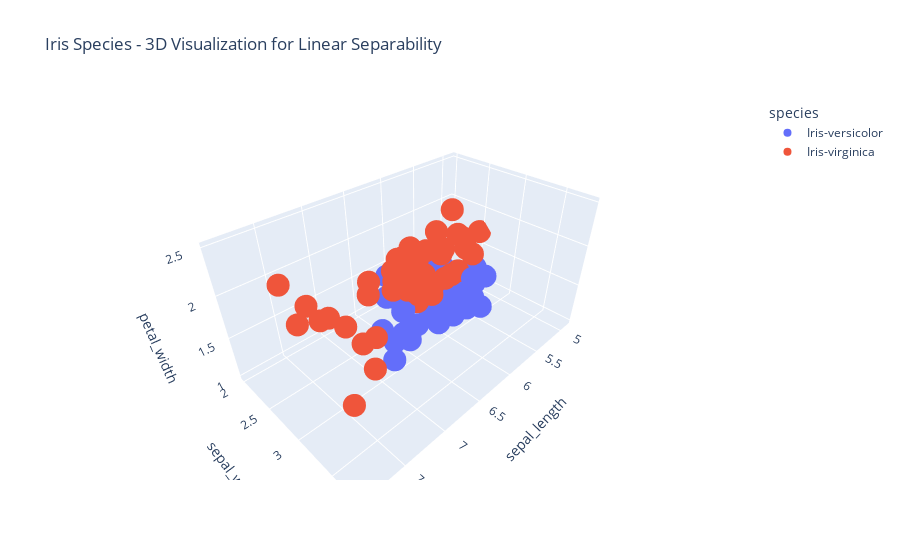

Source (notebook cell):
### Code cell
fig = px.scatter_3d(df_copy, 
                    x='sepal_length', 
                    y='sepal_width', 
                    z='petal_width',
                    color='species',
                    title='Iris Species - 3D Visualization for Linear Separability')

fig.show()

### Figure 1 — Plotly figure (JSON) as saved in the notebook; plotly's stock layout.template omitted (floating-point values rounded to 4 significant figures)
{"data": [{"hovertemplate": "species=Iris-versicolor<br>sepal_length=%{x}<br>sepal_width=%{y}<br>petal_width=%{z}<extra></extra>", "legendgroup": "Iris-versicolor", "marker": {"color": "#636efa", "symbol": "circle"}, "mode": "markers", "name": "Iris-versicolor", "scene": "scene", "showlegend": true, "type": "scatter3d", "x": [7.0, 6.4, 6.9, 5.5, 6.5, 5.7, 6.3, 4.9, 6.6, 5.2, 5.0, 5.9, 6.0, 6.1, 5.6, 6.7, 5.6, 5.8, 6.2, 5.6, 5.9, 6.1, 6.3, 6.1, 6.4, 6.6, 6.8, 6.7, 6.0, 5.7, 5.5, 5.5, 5.8, 6.0, 5.4, 6.0, 6.7, 6.3, 5.6, 5.5, 5.5, 6.1, 5.8, 5.0, 5.6, 5.7, 5.7, 6.2, 5.1, 5.7], "y": [3.2, 3.2, 3.1, 2.3, 2.8, 2.8, 3.3, 2.4, 2.9, 2.7, 2.0, 3.0, 2.2, 2.9, 2.9, 3.1, 3.0, 2.7, 2.2, 2.5, 3.2, 2.8, 2.5, 2.8, 2.9, 3.0, 2.8, 3.0, 2.9, 2.6, 2.4, 2.4, 2.7, 2.7, 3.0, 3.4, 3.1, 2.3, 3.0, 2.5, 2.6, 3.0, 2.6, 2.3, 2.7, 3.0, 2.9, 2.9, 2.5, 2.8], "z": [1.4, 1.5, 1.5, 1.3, 1.5, 1.3, 1.6, 1.0, 1.3, 1.4, 1.0, 1.5, 1.0, 1.4, 1.3, 1.4, 1.5, 1.0, 1.5, 1.1, 1.8, 1.3, 1.5, 1.2, 1.3, 1.4, 1.4, 1.7, 1.5, 1.0, 1.1, 1.0, 1.2, 1.6, 1.5, 1.6, 1.5, 1.3, 1.3, 1.3, 1.2, 1.4, 1.2, 1.0, 1.3, 1.2, 1.3, 1.3, 1.1, 1.3]}, {"hovertemplate": "species=Iris-virginica<br>sepal_length=%{x}<br>sepal_width=%{y}<br>petal_width=%{z}<extra></extra>", "legendgroup": "Iris-virginica", "marker": {"color": "#EF553B", "symbol": "circle"}, "mode": "markers", "name": "Iris-virginica", "scene": "scene", "showlegend": true, "type": "scatter3d", "x": [6.3, 5.8, 7.1, 6.3, 6.5, 7.6, 4.9, 7.3, 6.7, 7.2, 6.5, 6.4, 6.8, 5.7, 5.8, 6.4, 6.5, 7.7, 7.7, 6.0, 6.9, 5.6, 7.7, 6.3, 6.7, 7.2, 6.2, 6.1, 6.4, 7.2, 7.4, 7.9, 6.4, 6.3, 6.1, 7.7, 6.3, 6.4, 6.0, 6.9, 6.7, 6.9, 5.8, 6.8, 6.7, 6.7, 6.3, 6.5, 6.2, 5.9], "y": [3.3, 2.7, 3.0, 2.9, 3.0, 3.0, 2.5, 2.9, 2.5, 3.6, 3.2, 2.7, 3.0, 2.5, 2.8, 3.2, 3.0, 3.8, 2.6, 2.2, 3.2, 2.8, 2.8, 2.7, 3.3, 3.2, 2.8, 3.0, 2.8, 3.0, 2.8, 3.8, 2.8, 2.8, 2.6, 3.0, 3.4, 3.1, 3.0, 3.1, 3.1, 3.1, 2.7, 3.2, 3.3, 3.0, 2.5, 3.0, 3.4, 3.0], "z": [2.5, 1.9, 2.1, 1.8, 2.2, 2.1, 1.7, 1.8, 1.8, 2.5, 2.0, 1.9, 2.1, 2.0, 2.4, 2.3, 1.8, 2.2, 2.3, 1.5, 2.3, 2.0, 2.0, 1.8, 2.1, 1.8, 1.8, 1.8, 2.1, 1.6, 1.9, 2.0, 2.2, 1.5, 1.4, 2.3, 2.4, 1.8, 1.8, 2.1, 2.4, 2.3, 1.9, 2.3, 2.5, 2.3, 1.9, 2.0, 2.3, 1.8]}], "layout": {"legend": {"title": {"text": "species"}, "tracegroupgap": 0}, "scene": {"domain": {"x": [0, 1], "y": [0, 1]}, "xaxis": {"title": {"text": "sepal_length"}}, "yaxis": {"title": {"text": "sepal_width"}}, "zaxis": {"title": {"text": "petal_width"}}}, "title": {"text": "Iris Species - 3D Visualization for Linear Separability"}}}
